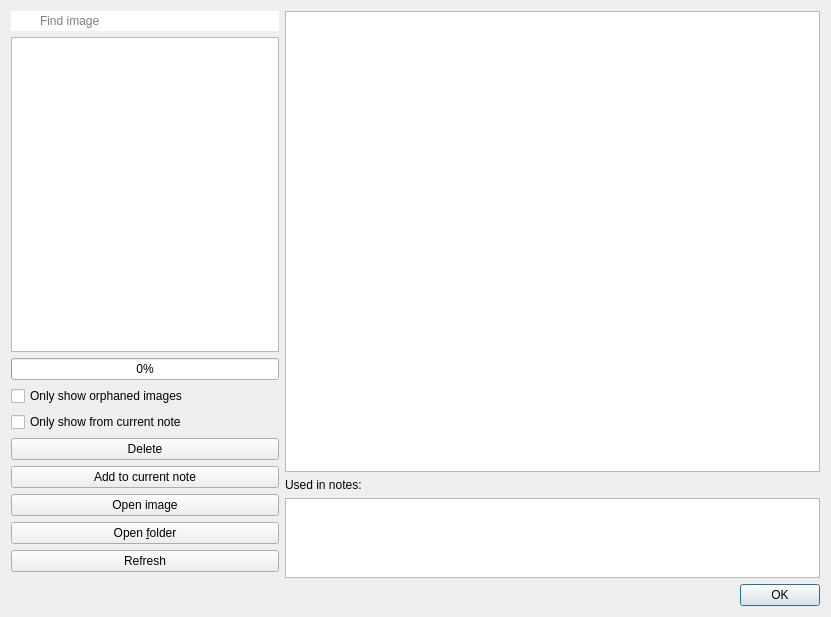
<?xml version="1.0" encoding="UTF-8"?>
<ui version="4.0">
 <class>StoredImagesDialog</class>
 <widget class="QDialog" name="StoredImagesDialog">
  <property name="geometry">
   <rect>
    <x>0</x>
    <y>0</y>
    <width>831</width>
    <height>617</height>
   </rect>
  </property>
  <property name="windowTitle">
   <string>Stored images</string>
  </property>
  <layout class="QGridLayout" name="gridLayout">
   <item row="2" column="0" colspan="2">
    <widget class="QDialogButtonBox" name="buttonBox">
     <property name="orientation">
      <enum>Qt::Orientation::Horizontal</enum>
     </property>
     <property name="standardButtons">
      <set>QDialogButtonBox::StandardButton::Ok</set>
     </property>
    </widget>
   </item>
   <item row="0" column="0">
    <widget class="QFrame" name="frame">
     <property name="sizePolicy">
      <sizepolicy hsizetype="Preferred" vsizetype="Preferred">
       <horstretch>1</horstretch>
       <verstretch>0</verstretch>
      </sizepolicy>
     </property>
     <property name="frameShape">
      <enum>QFrame::Shape::NoFrame</enum>
     </property>
     <property name="frameShadow">
      <enum>QFrame::Shadow::Raised</enum>
     </property>
     <layout class="QGridLayout" name="gridLayout_2">
      <property name="leftMargin">
       <number>0</number>
      </property>
      <property name="topMargin">
       <number>0</number>
      </property>
      <property name="rightMargin">
       <number>0</number>
      </property>
      <property name="bottomMargin">
       <number>0</number>
      </property>
      <item row="5" column="0">
       <widget class="QPushButton" name="deleteButton">
        <property name="toolTip">
         <string>Delete selected images</string>
        </property>
        <property name="text">
         <string>Delete</string>
        </property>
        <property name="icon">
         <iconset theme="list-remove" resource="../breeze-qownnotes.qrc">
          <normaloff>:/icons/breeze-qownnotes/16x16/list-remove.svg</normaloff>:/icons/breeze-qownnotes/16x16/list-remove.svg</iconset>
        </property>
       </widget>
      </item>
      <item row="0" column="0">
       <widget class="LineEdit" name="searchLineEdit">
        <property name="styleSheet">
         <string notr="true">QLineEdit {
	border: none;
	padding: 2px 5px 2px 27px;
	background-image: url(:/images/search-notes.svg);
	background-repeat: no-repeat;
	background-position: center left;
	margin-right: 0px;
}
</string>
        </property>
        <property name="placeholderText">
         <string>Find image</string>
        </property>
        <property name="clearButtonEnabled">
         <bool>true</bool>
        </property>
       </widget>
      </item>
      <item row="10" column="0">
       <widget class="QPushButton" name="refreshButton">
        <property name="text">
         <string>Refresh</string>
        </property>
        <property name="icon">
         <iconset theme="view-refresh" resource="../breeze-qownnotes.qrc">
          <normaloff>:/icons/breeze-qownnotes/16x16/view-refresh.svg</normaloff>:/icons/breeze-qownnotes/16x16/view-refresh.svg</iconset>
        </property>
       </widget>
      </item>
      <item row="1" column="0">
       <widget class="QTreeWidget" name="fileTreeWidget">
        <property name="contextMenuPolicy">
         <enum>Qt::ContextMenuPolicy::CustomContextMenu</enum>
        </property>
        <property name="editTriggers">
         <set>QAbstractItemView::EditTrigger::EditKeyPressed</set>
        </property>
        <property name="selectionMode">
         <enum>QAbstractItemView::SelectionMode::ExtendedSelection</enum>
        </property>
        <property name="rootIsDecorated">
         <bool>false</bool>
        </property>
        <attribute name="headerVisible">
         <bool>false</bool>
        </attribute>
        <column>
         <property name="text">
          <string notr="true">1</string>
         </property>
        </column>
       </widget>
      </item>
      <item row="7" column="0">
       <widget class="QPushButton" name="insertButton">
        <property name="toolTip">
         <string>Add selected images to the current note</string>
        </property>
        <property name="text">
         <string>Add to current note</string>
        </property>
        <property name="icon">
         <iconset theme="list-add" resource="../breeze-qownnotes.qrc">
          <normaloff>:/icons/breeze-qownnotes/16x16/list-add.svg</normaloff>:/icons/breeze-qownnotes/16x16/list-add.svg</iconset>
        </property>
       </widget>
      </item>
      <item row="9" column="0">
       <widget class="QPushButton" name="openFolderButton">
        <property name="toolTip">
         <string>Open the media folder</string>
        </property>
        <property name="text">
         <string>Open &amp;folder</string>
        </property>
        <property name="icon">
         <iconset theme="folder" resource="../breeze-dark-qownnotes.qrc">
          <normaloff>:/icons/breeze-dark-qownnotes/16x16/folder.svg</normaloff>:/icons/breeze-dark-qownnotes/16x16/folder.svg</iconset>
        </property>
       </widget>
      </item>
      <item row="3" column="0">
       <widget class="QCheckBox" name="orphanedCheckBox">
        <property name="toolTip">
         <string>Only show images that are not used in notes</string>
        </property>
        <property name="text">
         <string>Only show orphaned images</string>
        </property>
       </widget>
      </item>
      <item row="8" column="0">
       <widget class="QPushButton" name="openFileButton">
        <property name="toolTip">
         <string>Open image externally</string>
        </property>
        <property name="text">
         <string>Open image</string>
        </property>
        <property name="icon">
         <iconset theme="mail-attachment" resource="../breeze-qownnotes.qrc">
          <normaloff>:/icons/breeze-qownnotes/16x16/mail-attachment.svg</normaloff>:/icons/breeze-qownnotes/16x16/mail-attachment.svg</iconset>
        </property>
       </widget>
      </item>
      <item row="2" column="0">
       <widget class="QProgressBar" name="progressBar">
        <property name="value">
         <number>0</number>
        </property>
       </widget>
      </item>
      <item row="4" column="0">
       <widget class="QCheckBox" name="currentNoteCheckBox">
        <property name="toolTip">
         <string>Only show images that are used in the current note</string>
        </property>
        <property name="text">
         <string>Only show from current note</string>
        </property>
       </widget>
      </item>
     </layout>
    </widget>
   </item>
   <item row="0" column="1" rowspan="2">
    <widget class="QFrame" name="frame_2">
     <property name="sizePolicy">
      <sizepolicy hsizetype="Preferred" vsizetype="Preferred">
       <horstretch>2</horstretch>
       <verstretch>0</verstretch>
      </sizepolicy>
     </property>
     <property name="frameShape">
      <enum>QFrame::Shape::NoFrame</enum>
     </property>
     <property name="frameShadow">
      <enum>QFrame::Shadow::Raised</enum>
     </property>
     <layout class="QGridLayout" name="gridLayout_3">
      <property name="leftMargin">
       <number>0</number>
      </property>
      <property name="topMargin">
       <number>0</number>
      </property>
      <property name="rightMargin">
       <number>0</number>
      </property>
      <property name="bottomMargin">
       <number>0</number>
      </property>
      <item row="1" column="0">
       <widget class="QFrame" name="notesFrame">
        <property name="frameShape">
         <enum>QFrame::Shape::NoFrame</enum>
        </property>
        <layout class="QVBoxLayout" name="verticalLayout">
         <property name="leftMargin">
          <number>0</number>
         </property>
         <property name="topMargin">
          <number>0</number>
         </property>
         <property name="rightMargin">
          <number>0</number>
         </property>
         <property name="bottomMargin">
          <number>0</number>
         </property>
         <item>
          <widget class="QLabel" name="label">
           <property name="text">
            <string>Used in notes:</string>
           </property>
          </widget>
         </item>
         <item>
          <widget class="QTreeWidget" name="noteTreeWidget">
           <property name="sizePolicy">
            <sizepolicy hsizetype="Expanding" vsizetype="Maximum">
             <horstretch>0</horstretch>
             <verstretch>0</verstretch>
            </sizepolicy>
           </property>
           <property name="maximumSize">
            <size>
             <width>16777215</width>
             <height>80</height>
            </size>
           </property>
           <property name="contextMenuPolicy">
            <enum>Qt::ContextMenuPolicy::CustomContextMenu</enum>
           </property>
           <property name="rootIsDecorated">
            <bool>false</bool>
           </property>
           <property name="sortingEnabled">
            <bool>true</bool>
           </property>
           <property name="headerHidden">
            <bool>true</bool>
           </property>
           <column>
            <property name="text">
             <string notr="true">Note</string>
            </property>
           </column>
          </widget>
         </item>
        </layout>
       </widget>
      </item>
      <item row="0" column="0">
       <widget class="QGraphicsView" name="graphicsView"/>
      </item>
     </layout>
    </widget>
   </item>
  </layout>
 </widget>
 <customwidgets>
  <customwidget>
   <class>LineEdit</class>
   <extends>QLineEdit</extends>
   <header location="global">widgets/lineedit.h</header>
  </customwidget>
 </customwidgets>
 <resources>
  <include location="../breeze-qownnotes.qrc"/>
  <include location="../breeze-dark-qownnotes.qrc"/>
 </resources>
 <connections>
  <connection>
   <sender>buttonBox</sender>
   <signal>accepted()</signal>
   <receiver>StoredImagesDialog</receiver>
   <slot>accept()</slot>
   <hints>
    <hint type="sourcelabel">
     <x>248</x>
     <y>254</y>
    </hint>
    <hint type="destinationlabel">
     <x>157</x>
     <y>274</y>
    </hint>
   </hints>
  </connection>
  <connection>
   <sender>buttonBox</sender>
   <signal>rejected()</signal>
   <receiver>StoredImagesDialog</receiver>
   <slot>reject()</slot>
   <hints>
    <hint type="sourcelabel">
     <x>316</x>
     <y>260</y>
    </hint>
    <hint type="destinationlabel">
     <x>286</x>
     <y>274</y>
    </hint>
   </hints>
  </connection>
 </connections>
</ui>
